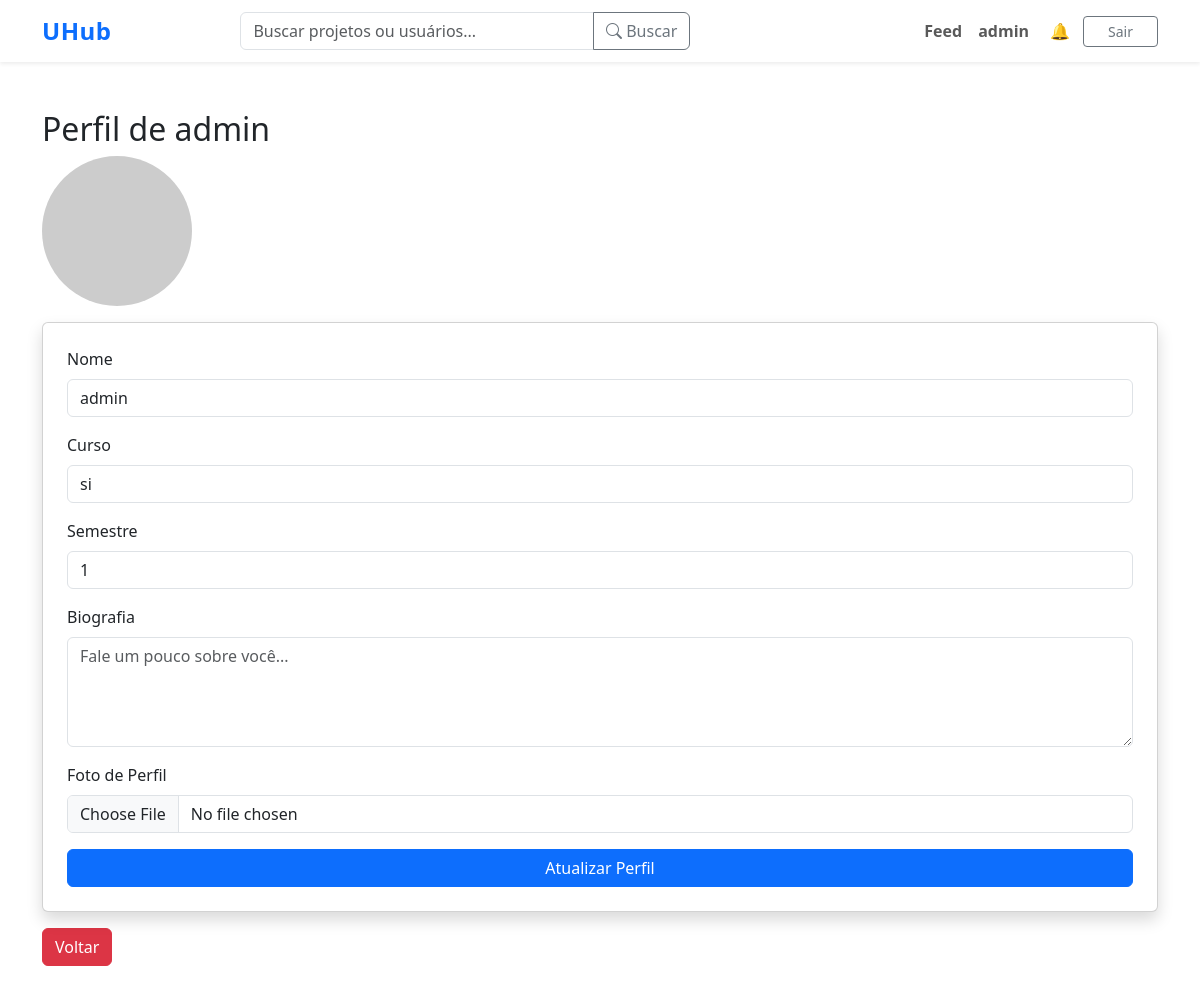
The page /edit_profile.php (signed in) on the database as committed earlier.
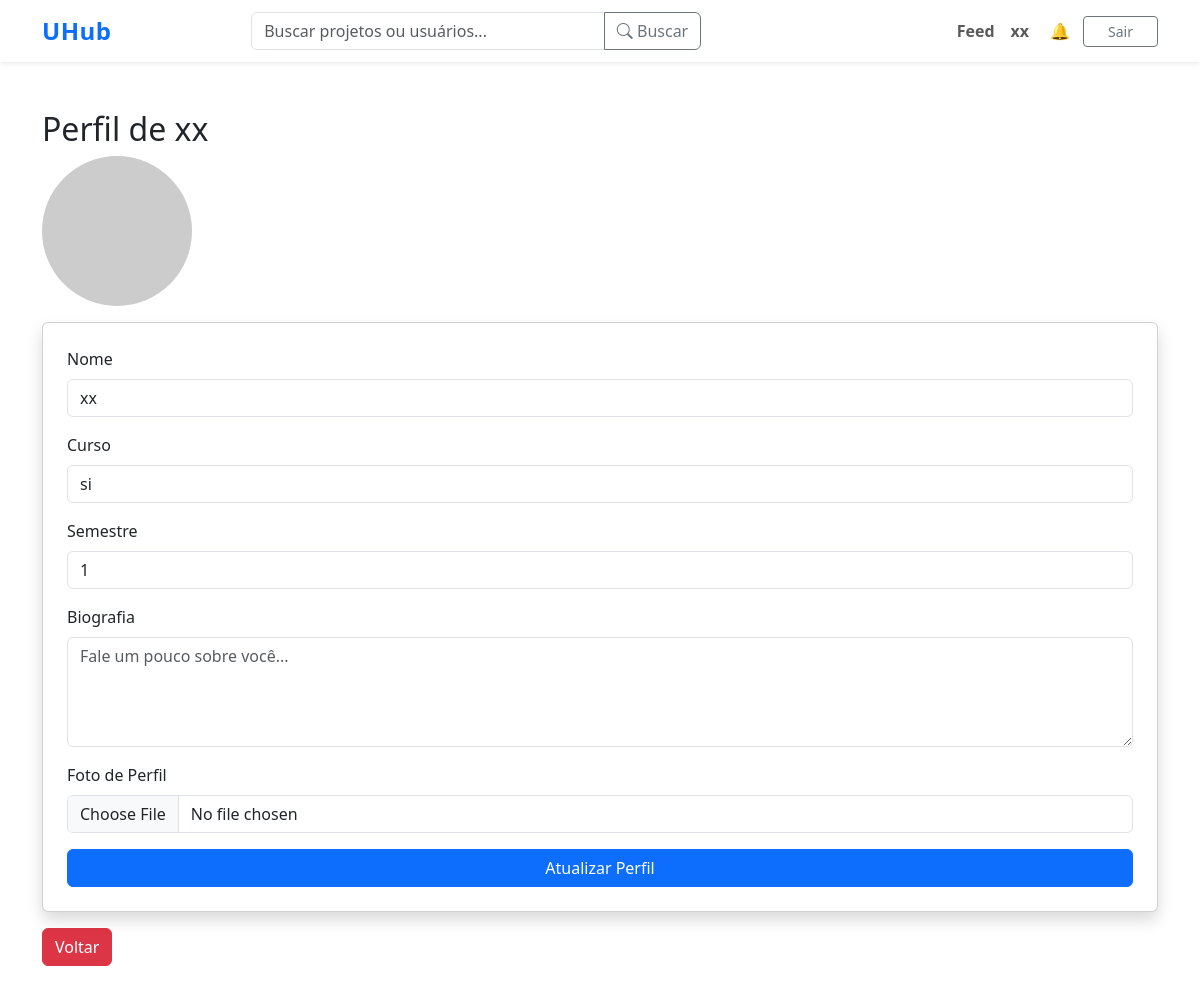
The same page on the database as committed later.
### tables this page shows
CREATE TABLE `usuarios` (
  `id` int(11) NOT NULL,
  `nome` varchar(100) NOT NULL,
  `email` varchar(100) NOT NULL,
  `senha` varchar(255) NOT NULL,
  `curso` varchar(100) DEFAULT NULL,
  `semestre` int(11) DEFAULT NULL,
  `bio` varchar(155) DEFAULT NULL,
  `foto_perfil` varchar(255) DEFAULT NULL
);

### edit_profile.php (the view, shortened to what this page needs)
<?php
require_once "db.php";
$user_id = $_SESSION["user_id"];
$sql = "SELECT * FROM usuarios WHERE id = ?";
$stmt = $pdo->prepare($sql);
$stmt->execute([$user_id]);
$user = $stmt->fetch(PDO::FETCH_ASSOC);
$user = array_map(fn($v) => $v ?? '', $user);
?>
<!DOCTYPE html>
<html lang="pt-br">
<head>
    <link rel="stylesheet" href="css/css/bootstrap.min.css">
</head>
<body>
<?php include "components/header.php"; ?>
<div class="container py-5">
    <h2>Perfil de <?php echo htmlspecialchars($user["nome"]); ?></h2>
    <?php if (!empty($user["foto_perfil"])): ?>
        <img src="<?php echo htmlspecialchars($user["foto_perfil"]); ?>" alt="Foto de perfil" class="rounded-circle mb-3" width="150" height="150">
    <?php else: ?>
        <img src="https://via.placeholder.com/150" alt="Sem foto" class="rounded-circle mb-3">
    <?php endif; ?>
    <form method="POST" enctype="multipart/form-data" class="card p-4 shadow">
        <div class="mb-3">
            <label class="form-label">Nome</label>
            <input type="text" name="nome" value="<?php echo htmlspecialchars($user["nome"]); ?>" class="form-control" required>
        </div>
        <div class="mb-3">
            <label class="form-label">Curso</label>
            <input type="text" name="curso" value="<?php echo htmlspecialchars($user["curso"]); ?>" class="form-control">
        </div>
        <div class="mb-3">
            <label class="form-label">Semestre</label>
            <input type="text" name="semestre" value="<?php echo htmlspecialchars($user["semestre"]); ?>" class="form-control">
        </div>
        <div class="mb-3">
            <label class="form-label">Biografia</label>
            <textarea name="bio" class="form-control" rows="4" placeholder="Fale um pouco sobre você..."><?php echo htmlspecialchars($user["bio"]); ?></textarea>
        </div>
        <div class="mb-3">
            <label class="form-label">Foto de Perfil</label>
            <input type="file" name="foto" class="form-control">
        </div>
        <button type="submit" class="btn btn-primary">Atualizar Perfil</button>
    </form>
    <a href="profile.php" class="btn btn-danger mt-3">Voltar</a>
</div>
</body>
</html>

### components/header.php (shortened to what this page needs)
<nav class="navbar navbar-expand-lg navbar-light bg-white shadow-sm sticky-top">
  <div class="container">
    <a class="navbar-brand fw-bold text-primary" href="feed.php">UHub</a>
    <div class="collapse navbar-collapse" id="navbarContent">
      <form class="d-flex mx-auto my-2 my-lg-0 search-form" method="GET" action="search.php" role="search">
        <div class="input-group">
          <input
            class="form-control"
            type="search"
            name="q"
            placeholder="Buscar projetos ou usuários..."
            aria-label="Buscar"
            required>
          <button class="btn btn-outline-secondary" type="submit">
            <i class="bi bi-search"></i> Buscar
          </button>
        </div>
      </form>
      <ul class="navbar-nav ms-auto align-items-center">
        <li class="nav-item m-auto">
          <a class="nav-link fw-semibold m-auto" href="feed.php">Feed</a>
        </li>
        <li class="nav-item m-auto">
          <a class="nav-link fw-semibold" href="profile.php">
            <?= htmlspecialchars($_SESSION["nome"]) ?>
          </a>
        </li>
        <li class="nav-item dropdown m-auto">
          <button class="btn position-relative" id="notifBtn" data-bs-toggle="dropdown">
            🔔
          </button>
        </li>
        <li class="nav-item">
          <a class="btn btn-outline-secondary btn-sm m-auto px-4" href="logout.php">Sair</a>
        </li>
      </ul>
    </div>
  </div>
</nav>
<link href="https://cdn.jsdelivr.net/npm/bootstrap-icons@1.11.1/font/bootstrap-icons.css" rel="stylesheet">

Rows that differ between the two databases and show on the page:
changed usuarios "si": nome "admin" → "xx"
Other text that changed with them:
$_SESSION["nome"]: "admin" → "xx"
